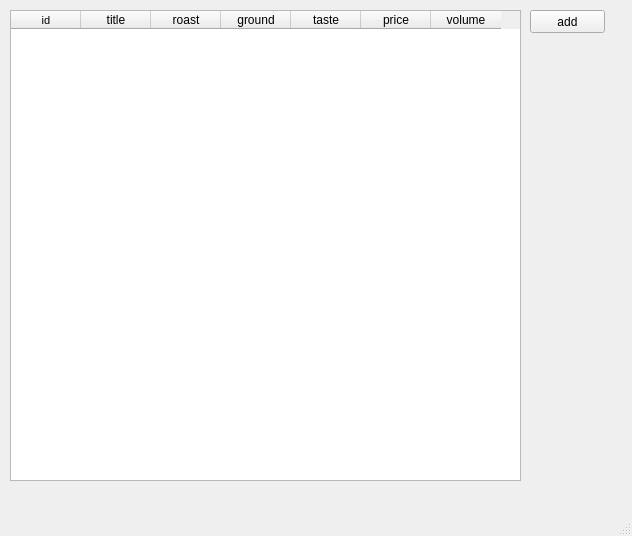
<?xml version="1.0" encoding="UTF-8"?>
<ui version="4.0">
 <class>MainWindow</class>
 <widget class="QMainWindow" name="MainWindow">
  <property name="geometry">
   <rect>
    <x>0</x>
    <y>0</y>
    <width>632</width>
    <height>536</height>
   </rect>
  </property>
  <property name="windowTitle">
   <string>MainWindow</string>
  </property>
  <widget class="QWidget" name="centralwidget">
   <widget class="QTableWidget" name="coffee_table">
    <property name="geometry">
     <rect>
      <x>10</x>
      <y>10</y>
      <width>511</width>
      <height>471</height>
     </rect>
    </property>
    <attribute name="horizontalHeaderCascadingSectionResizes">
     <bool>false</bool>
    </attribute>
    <attribute name="horizontalHeaderDefaultSectionSize">
     <number>70</number>
    </attribute>
    <attribute name="verticalHeaderDefaultSectionSize">
     <number>20</number>
    </attribute>
    <column>
     <property name="text">
      <string>id</string>
     </property>
     <property name="font">
      <font>
       <pointsize>8</pointsize>
      </font>
     </property>
    </column>
    <column>
     <property name="text">
      <string>title</string>
     </property>
    </column>
    <column>
     <property name="text">
      <string>roast</string>
     </property>
    </column>
    <column>
     <property name="text">
      <string>ground</string>
     </property>
    </column>
    <column>
     <property name="text">
      <string>taste</string>
     </property>
    </column>
    <column>
     <property name="text">
      <string>price</string>
     </property>
    </column>
    <column>
     <property name="text">
      <string>volume</string>
     </property>
    </column>
   </widget>
   <widget class="QPushButton" name="add_button">
    <property name="geometry">
     <rect>
      <x>530</x>
      <y>10</y>
      <width>75</width>
      <height>23</height>
     </rect>
    </property>
    <property name="text">
     <string>add</string>
    </property>
   </widget>
  </widget>
  <widget class="QMenuBar" name="menubar">
   <property name="geometry">
    <rect>
     <x>0</x>
     <y>0</y>
     <width>632</width>
     <height>21</height>
    </rect>
   </property>
  </widget>
  <widget class="QStatusBar" name="statusbar"/>
 </widget>
 <resources/>
 <connections/>
</ui>
